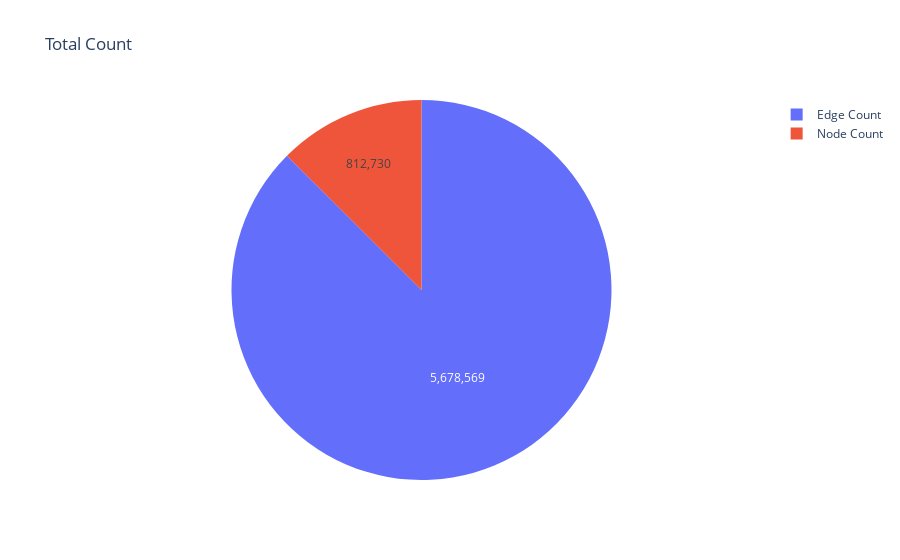

Notebook code for this chart:
### Markdown cell above
### Chart 1: Number of nodes and edges in the graph

### Code cell
import plotly.graph_objects as go
import plotly.express as px

node_count = node_stat["entity_count"].sum()
edge_count = edge_stat["relation_count"].sum()

fig = go.Figure(
    data=[
        go.Pie(
            labels=["Node Count", "Edge Count"],
            values=[node_count, edge_count],
            textinfo="value",
        )
    ]
)
fig.update_layout(**gen_layout("Total Count", "Type", "Count", True))
fig.show()

### Figure 1 — Plotly figure (JSON) as saved in the notebook; plotly's stock layout.template omitted (floating-point values rounded to 4 significant figures)
{"data": [{"labels": ["Node Count", "Edge Count"], "textinfo": "value", "type": "pie", "values": [812730, 5678569]}], "layout": {"showlegend": true, "title": {"text": "Total Count"}, "xaxis": {"title": {"text": "Type"}}, "yaxis": {"title": {"text": "Count"}}}}
